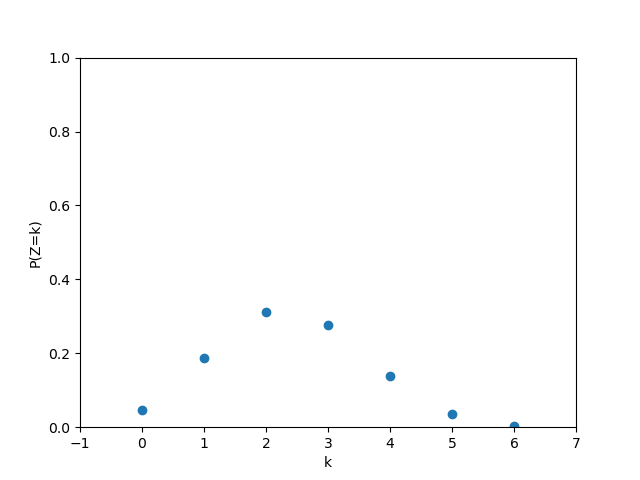

Here is the Python script that generated this plot:
import math
import numpy as np
import matplotlib.pyplot as plt

# Probability distribution function 
#X axis is values of random variables 
#Y axis will contain probability of that points according to random variables
# distance between P and Q is d.
plt.xlabel('k')
plt.ylabel('P(Z=k)')
Rand_Variables = [0,1,2,3,4,5,6]
Prob = [0.046656,0.186624,0.31104,0.27648,0.13824,0.036864,0.004096]
plt.xlim([-1,7])
plt.ylim([0,1])
plt.scatter(Rand_Variables,Prob,marker='o')


plt.show()
